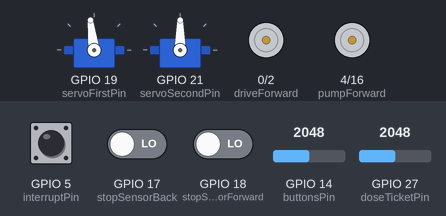
The sketch below on a simulated ESP32. Parts: 2 × servo, motor-driver pin pairs drawn as motors (green arrow = first pin HIGH = forward, orange = second pin HIGH = backward, longer = more drive). The test bench sets the inputs (shaded band); at power-on: GPIO 5 (interruptPin) HIGH, GPIO 17 (stopSensorBack) LOW, GPIO 18 (stopSensorForward) LOW, GPIO 14 (buttonsPin) = 2048, GPIO 27 (doseTicketPin) = 2048. What the sketch prints to the serial monitor is not drawn.

Above: at 6.7 s.
6.8 s: GPIO 5 (interruptPin) pulled LOW for 0.15 s
At 9.2 s:
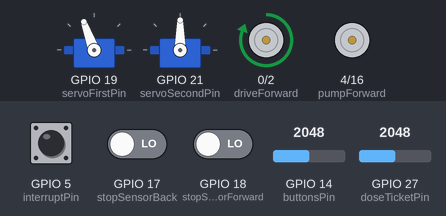
11.1 s: GPIO 17 (stopSensorBack) driven HIGH
At 11.27 s:
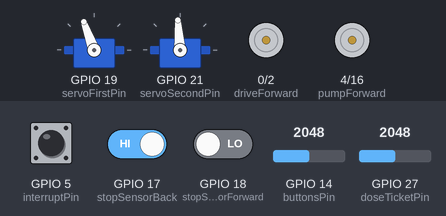
14.6 s: GPIO 5 (interruptPin) pulled LOW for 1 s
At 18.0 s:
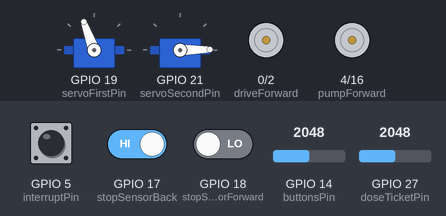
18.2 s: GPIO 18 (stopSensorForward) driven HIGH
Timing chart, 0 to 22.7 s (numbered marks = the images above; inputs shaded):
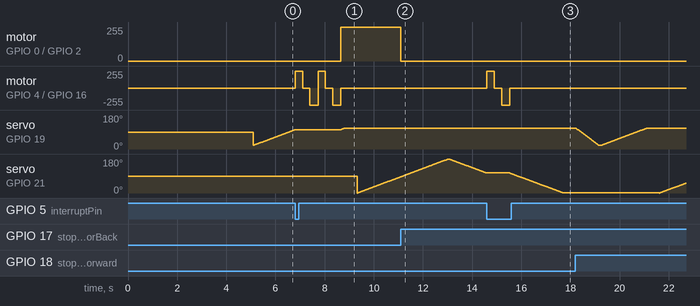

The sketch:

train.ino
```cpp
// including libs
#include "Arduino.h"
#include "DFRobotDFPlayerMini.h"
#include <ESP32Servo.h>

//for bratan


bool firstStart = true;
TaskHandle_t Sensors;
TaskHandle_t Main;


// тумблер дозы
int doseTicket;
int doseTicketPin = 27;

// кнопки
int ticketsVal;
int ticketsCount;
int buttonsPin = 14;


// music variables TODO
//SoftwareSerial mySoftwareSerial(16, 17); // RX, TX
//DFRobotDFPlayerMini myDFPlayer;
//void printDetail(uint8_t type, int value);


// lights 4 pins TODO
int lightWhite = 33;
int lightBlue = 25;
int lightGreen = 13;
int lightRed = 32;


// stop sensor variables
int stopSensorBack = 17;
const byte interruptPin = 5;
volatile byte state = LOW;
int val=0;
int stopSensorForward = 18;


// drive variables
int driveForward = 0;
int driveBack = 2;


// servo drives variables
Servo servoFirst;
int servoFirstPin = 19;
int servoFirstdeg = 110;

Servo servoSecond;
int servoSecondPin = 21;
int servoSeconddeg = 180;

int delayDrive = 20;
int pos;


// pump drive
int pumpForward = 4;
int pumpBack = 16;


// functions
void moveTrain (int drivePin)
{
    digitalWrite(drivePin, HIGH);
}
void stopTrain (int drivePin)
{
    digitalWrite(drivePin, LOW);
}
void suck (int drivePin)
{
    digitalWrite(drivePin, HIGH);
}
void stopSucking (int drivePin)
{
    digitalWrite(drivePin, LOW);
}

//void playTrack (int track)
//{
//    myDFPlayer.play(track);
//}


// program setup
void setup() {
//    mySoftwareSerial.begin(9600);
//    Serial.begin(115200);
//    myDFPlayer.volume(30);

    //сенсоры + движки
    pinMode (stopSensorBack, INPUT);
    pinMode(interruptPin, INPUT_PULLUP);
    attachInterrupt(digitalPinToInterrupt(interruptPin), test, CHANGE);
    pinMode(driveForward, OUTPUT);
    pinMode(driveBack, OUTPUT);

    //насоси на дачу
    pinMode(pumpForward, OUTPUT);
    pinMode(pumpBack, OUTPUT);

    //сервачки
    servoFirst.attach(servoFirstPin);
    servoSecond.attach(servoSecondPin);

    // buttons
    Serial.begin(9600);
    pinMode (buttonsPin, INPUT);

    xTaskCreatePinnedToCore(
      Task1code,   /* Функция задачи */
      "Sensors",     /* Название задачи */
      10000,       /* Размер стека задачи */
      NULL,        /* Параметр задачи */
      2,           /* Приоритет задачи */
      &Sensors,      /* Идентификатор задачи, чтобы ее можно было отслеживать */
      0
    );          /* Ядро для выполнения задачи (0) */
    delay(5000);

    xTaskCreatePinnedToCore(
      Task2code,   /* Функция задачи */
      "Main",     /* Название задачи */
      10000,       /* Размер стека задачи */
      NULL,        /* Параметр задачи */
      3,           /* Приоритет задачи */
      &Main,      /* Идентификатор задачи, чтобы ее можно было отслеживать */
      1
    );          /* Ядро для выполнения задачи (1) */
    delay(500);
}

void Task1code( void * pvParameters ){
  for(;;){
    //проверка стоит ли паровоз на исходной и доводка до исходной (если нет)
    if (firstStart) {
      if (digitalRead(stopSensorBack) == HIGH) {
        moveTrain(driveBack);
      } else {
        stopTrain(driveBack);
      }
      firstStart = false;
    } else {
      // ожидание сигнала остановки от датчика
      if (digitalRead(stopSensorBack) == LOW) {
        stopTrain(driveBack);
      } else if (digitalRead(stopSensorForward) == LOW) {
        stopTrain(driveForward);
      } else {
        stopTrain(driveBack);
        stopTrain(driveForward);
      }
    }
//vTaskDelete(NULL);
  }
}

void Task2code( void * pvParameters ){
  for(;;){
    // режим ожидания (лампы, величина дозы, ожидание кнопки)
    ticketsVal = analogRead(buttonsPin);
    //doseTicket = analogRead(doseTicketPin);
    if (analogRead(doseTicketPin) == HIGH) {
      doseTicket = 600;
    } else {
      doseTicket = 300;
    }
    if (ticketsVal > 3900){
      ticketsCount = 1;
    } else if (ticketsVal > 2900) {
      ticketsCount = 2;
    } else if (ticketsVal > 2100) {
      ticketsCount = 3;
    } else if (ticketsVal > 1500) {
      ticketsCount = 4;
    } else if (ticketsVal > 900) {
      ticketsCount = 5;
    } else if (ticketsVal > 400) {
      ticketsCount = 6;
    }

    Serial.println(ticketsCount);

    delay(100);

    // после сбора данных запускаем поезд с полученными данными
    if (ticketsCount) {
      // разворачиваем кран
      for (pos = 20; pos <= servoFirstdeg; pos += 1) {
        servoFirst.write(pos);
        delay(delayDrive);
      }
      delay(500);

      for (pos = 0; pos <= servoSeconddeg; pos += 1) {
        servoSecond.write(pos);
        delay(delayDrive);
      }


      //сворачиваем кран
      for (pos = servoSeconddeg; pos >= 1; pos -= 1) {
        servoSecond.write(pos);
        delay(delayDrive);
      }
      delay(500);

      for (pos = servoFirstdeg; pos >= 20; pos -= 1) {
        servoFirst.write(pos);
        delay(delayDrive - 10);
      }
    }
  }
}

void test() {
  state = !state;
  val++;
  if (val < ticketsCount) {
    stopTrain(driveForward);
    suck(pumpForward);
    delay(doseTicket);
    stopSucking(pumpForward);
    delay(300);
    suck(pumpBack);
    delay(doseTicket + 30);
    stopSucking(pumpBack);
    moveTrain(driveForward);
  } else {
    moveTrain(driveForward);
  }
}


// program start
void loop() {
}
```

Measured:
- after the input at 6.8 s, motor on GPIO 0 (driveForward) / GPIO 2 (driveBack): stopped → forward 255/255 after 1.9 s; motor on GPIO 4 (pumpForward) / GPIO 16 (pumpBack): stopped → forward 255/255 at once, → stopped 0.30 s later, → backward 255/255 0.30 s later, → forward 255/255 0.33 s later, … (7 changes in this stretch)
- after the input at 11.1 s, motor on GPIO 0 (driveForward) / GPIO 2 (driveBack): forward 255/255 → stopped at once
- after the input at 14.6 s, motor on GPIO 4 (pumpForward) / GPIO 16 (pumpBack): stopped → forward 255/255 at once, → stopped 0.30 s later, → backward 255/255 0.30 s later, → stopped 0.33 s later; servo on GPIO 19 (servoFirstPin): stays 110° (without the input it goes to 109° after 2.7 s)
